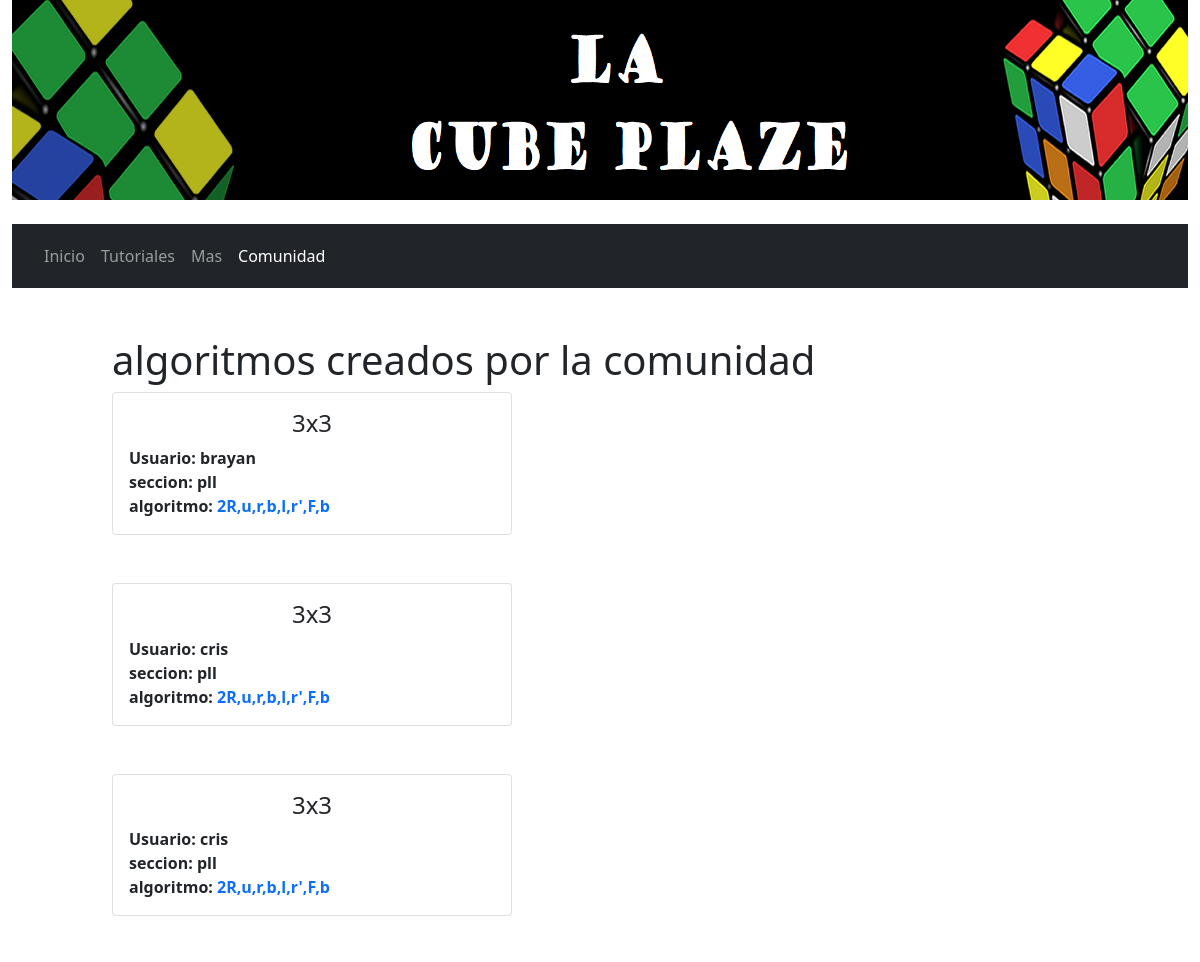
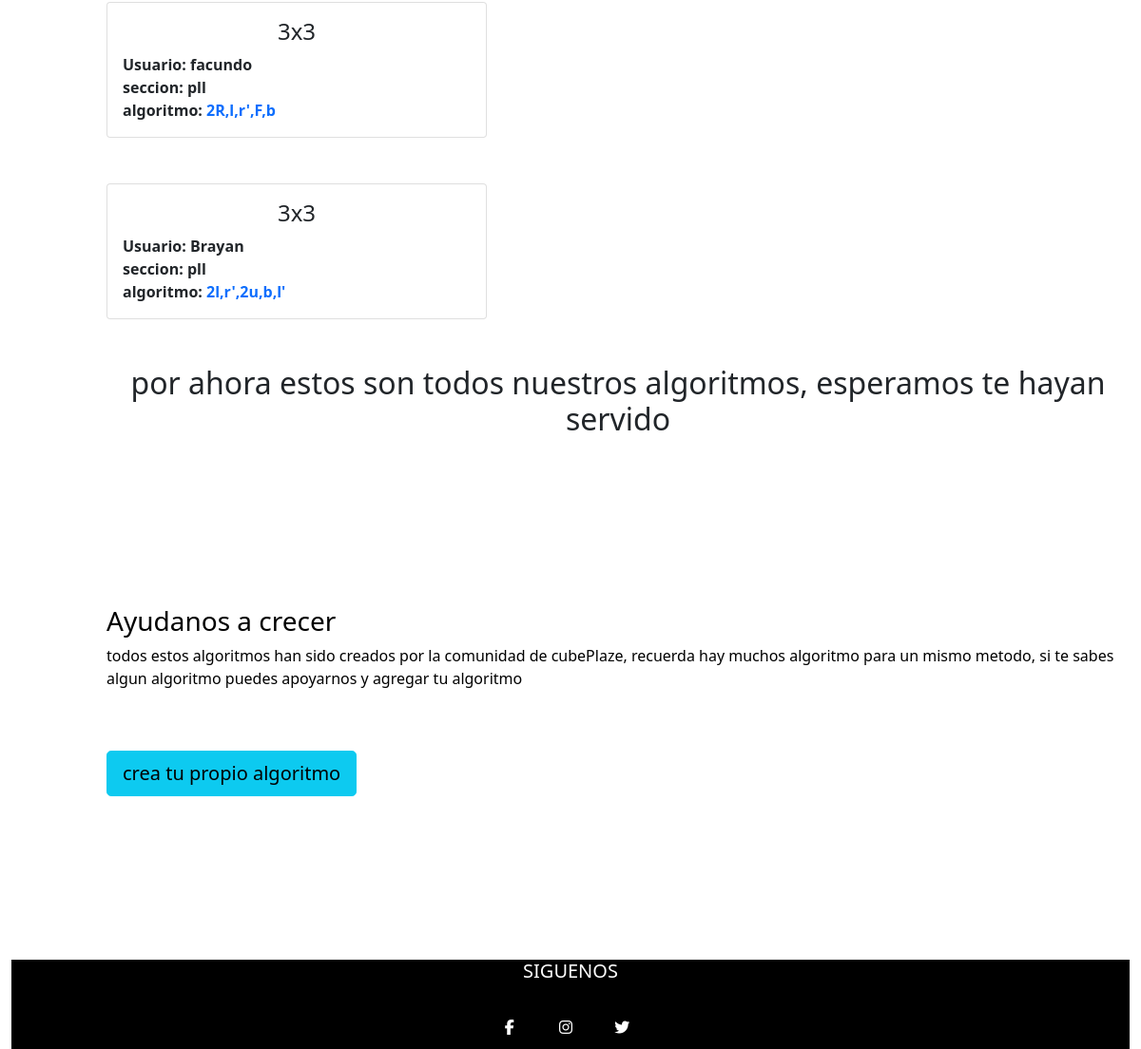
The page /comunidad/ on the database its author committed (2 pictures, top to bottom).
### app1/models.py (models this page shows)
class patrones (models.Model):
    id=models.IntegerField(primary_key=True)
    categoria=models.CharField(max_length=30)
    seccion=models.CharField(max_length=30)
    algoritmo=models.CharField(max_length=30)
    comentarios=models.CharField(null=True,max_length=100)
    usuario=models.CharField(null=True,max_length=30)

### app1/views.py (the view)
# urls.py: path('comunidad/',comunidad,name="comunidad"),
def comunidad(request):
    algoritmos=patrones.objects.all()
    datos= {
        'algoritmos' : algoritmos,
        'form': patronesform()
    }
    if request.method=='POST':
        formulario= patronesform(request.POST)
        if formulario.is_valid:
            formulario.save()
            datos["mensaje"]="guardados correctamente"
    return render(request,"../templates/comunidad.html",datos)

### app1/templates/comunidad.html (shortened to what this page needs)
<html lang="en">
<head>{% load static%}
    <link href="https://cdn.jsdelivr.net/npm/bootstrap@5.1.3/dist/css/bootstrap.min.css" rel="stylesheet">
    <link type="text/css" rel="stylesheet" href="../static/css/diseño.css">
    <link type="text/Js" rel="stylesheet" href="../static/javascript/funciones.js">
</head>
<body class="container-fluid ">
    <header >
        <div class="foto_titulo">
        <img src="{% static '../static/imagenes/plagio.png' %}" alt="encabezado" width="100%" height="200">
        </div>
      <br><br>
    </header>
    <nav class="navbar navbar-expand-sm navbar-dark bg-dark">
      <div class="container-fluid">
          <div class="collapse navbar-collapse" id="navbarNav">
            <div class="container-fluid">
              <ul class="navbar-nav">
                <li class="nav-item">
                  <a class="nav-link " href="../">Inicio</a>
                </li>
               <li class="nav-item">
                  <a class="nav-link" href="../tutorial">Tutoriales</a>
                </li>
                <li class="nav-item">
                  <a class="nav-link  " href="../mas">Mas</a>
                </li>
                <li class="nav-item">
                  <a class="nav-link active" href="../comunidad">Comunidad</a>
                </li>
              </ul>
            </div>
          </div>
      </div>
      <br><br>
  </nav>
<section>
  <div class="row">
    <div class="col-xl-1"></div>
    <div class="col-xl-11">
  <br><br>
<h1>algoritmos creados por la comunidad</h1>
<div >
{% for ve in algoritmos %}
<div class="card" style="width:400px">
  <div class="card-body">
    <h4 class="card-title">{{ve.categoria}}</h4>
    <strong>Usuario: {{ve.usuario}}</strong><br>
    <strong>seccion: {{ve.seccion}}</strong><br>
    <strong >algoritmo: <strong class="text-primary">{{ve.algoritmo}}</strong></strong><br>
  </div>
</div><br><br>
{% endfor %}
<strong><h2 style="text-align: center;">por ahora estos son todos nuestros algoritmos, esperamos te hayan servido</h2></strong>
<br><br><br><br><br>
</div><br><br>
<h3>Ayudanos a crecer</h3>
<p>todos estos algoritmos han sido creados por la comunidad de cubePlaze, recuerda hay muchos algoritmo para un mismo metodo, si te sabes algun algoritmo puedes apoyarnos y agregar tu algoritmo</p>
<br><br>
<button data-toggle="collapse" data-target="#demo" class="btn btn-info btn-lg">crea tu propio algoritmo</button><br><br><br><br>
</div>
</div>
</section>
    <footer class="pie-pagina">
        <div class="grupo-1">
          <div class="box">
            <h2>SIGUENOS</h2>
            <div class="red-social">
              <a href="#" class="fa fa-facebook"></a>
              <a href="#" class="fa fa-instagram"></a>
              <a href="#" class="fa fa-twitter"></a>
            </div>
          </div>
        </div>
      </footer>
</body>
</html>

### app1/static/css/diseño.css (style rules this page uses)
.foto_titulo { width: 100%; position: relative; display: inline-block; text-align: center; }
h3 { color: black; }
p { color: black; }
h4 { text-align: center; }
.pie-pagina { background-color: black; text-align: center; }
.pie-pagina .grupo-1 .box h2 { color: white; margin-top: 100; margin-bottom: 25px ; font-size: 20px; }
.pie-pagina .grupo-1 .red-social a { display: inline-block; text-decoration: none; width: 45px; height: 45px; line-height: 45px; color: white; margin-right: 10px; background-color: black; text-align: center; transition: all 300ms ease; }
body { overflow-x: hidden; }

### app1/templates/comunidad.html (style rules this page uses)
body { overflow-x: hidden; }

### rows shown on the page
patrones: categoria "3x3", usuario "brayan", seccion "pll", algoritmo "2R,u,r,b,l,r',F,b"
patrones: categoria "3x3", usuario "cris", seccion "pll", algoritmo "2R,u,r,b,l,r',F,b"
patrones: categoria "3x3", usuario "cris", seccion "pll", algoritmo "2R,u,r,b,l,r',F,b"
patrones: categoria "3x3", usuario "facundo", seccion "pll", algoritmo "2R,l,r',F,b"
patrones: categoria "3x3", usuario "Brayan", seccion "pll", algoritmo "2l,r',2u,b,l'"
